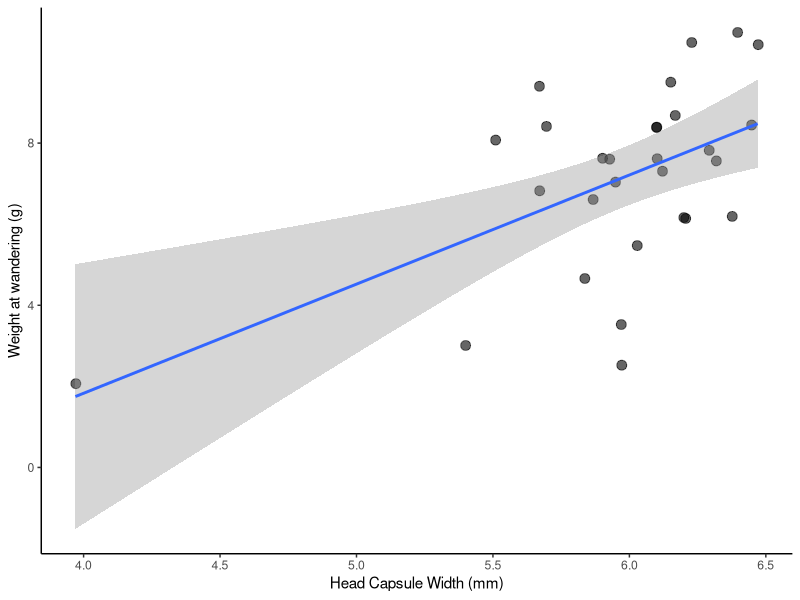
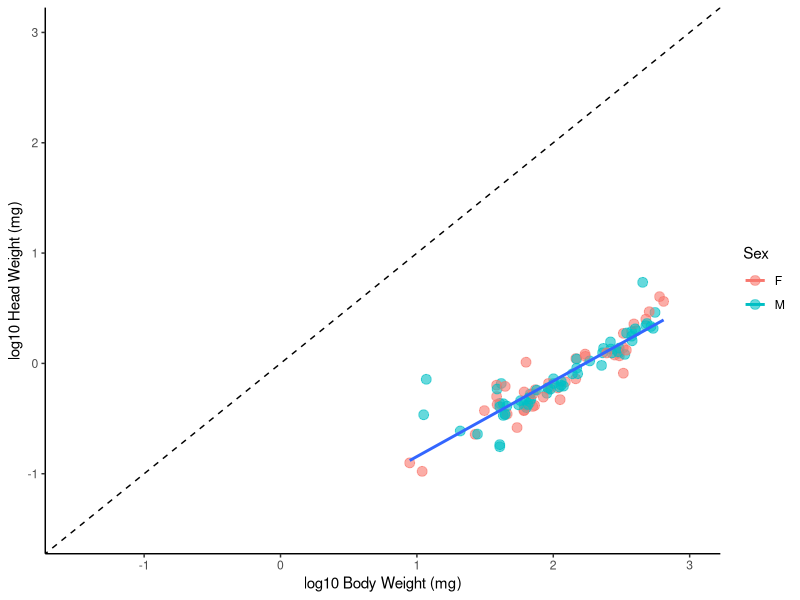
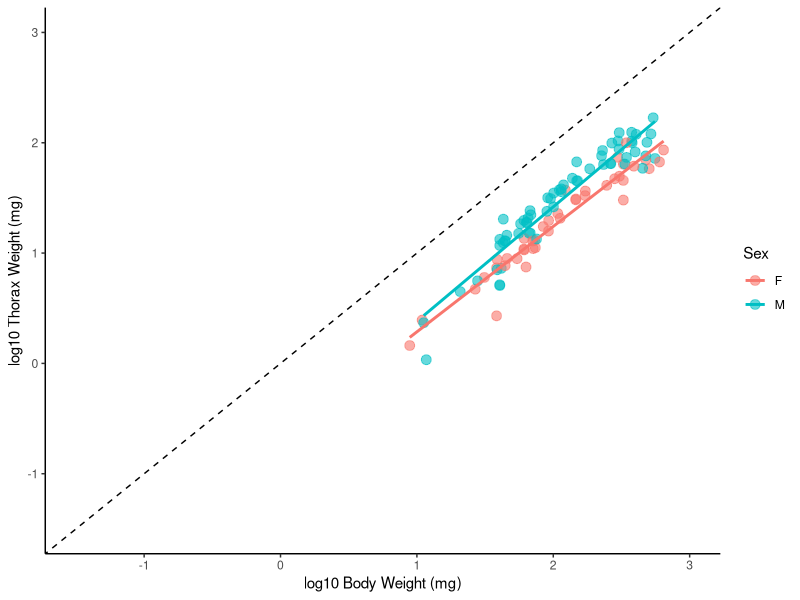
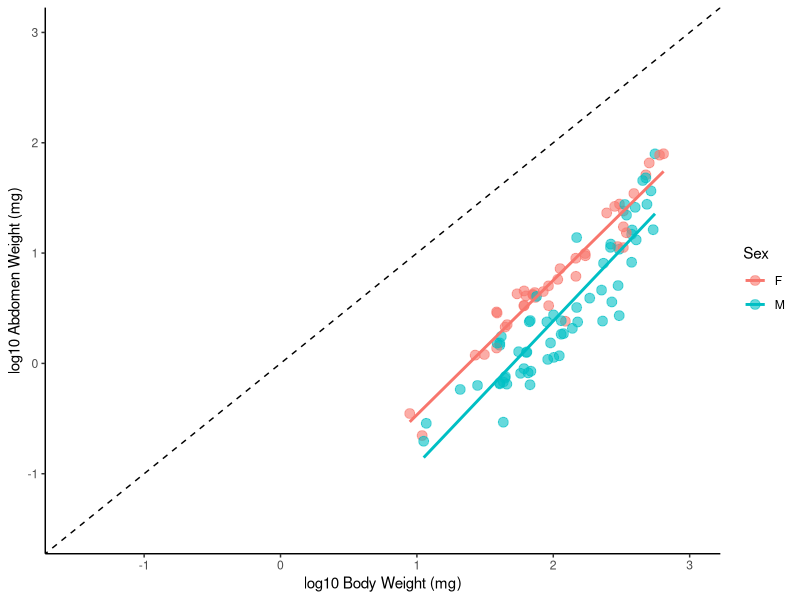
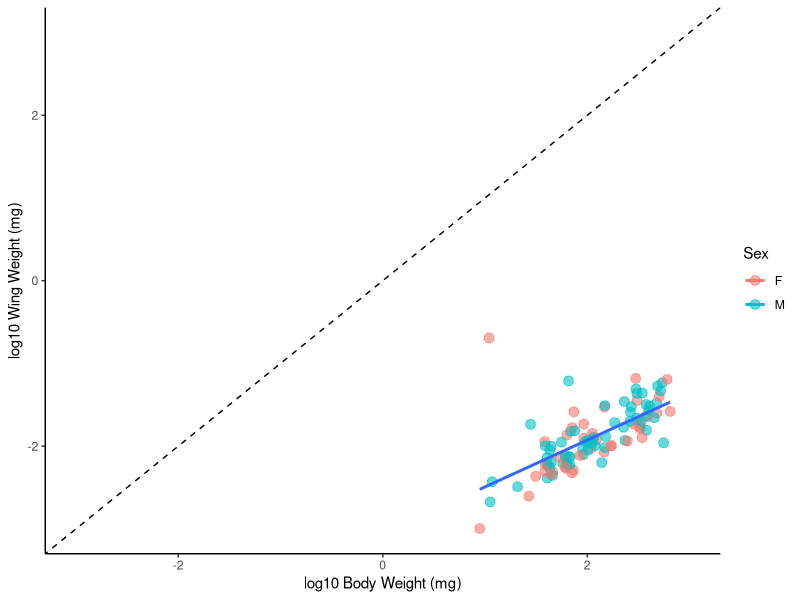
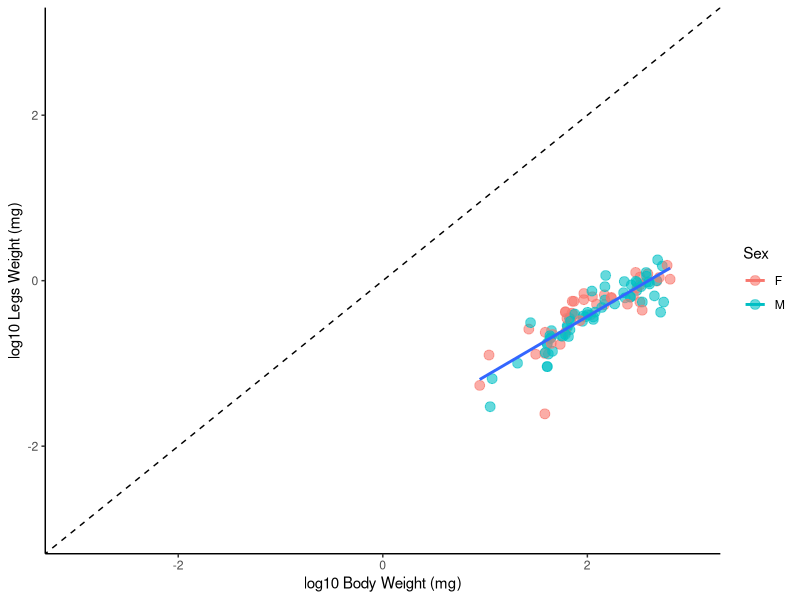
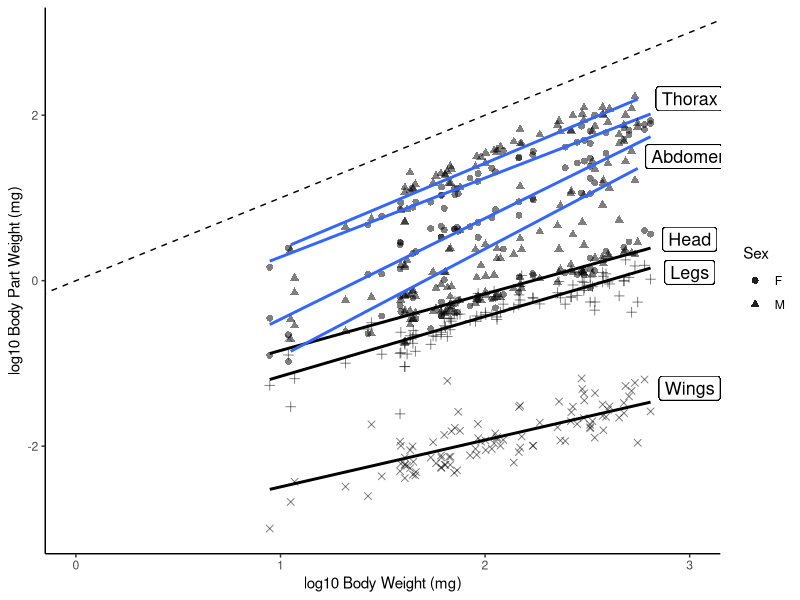
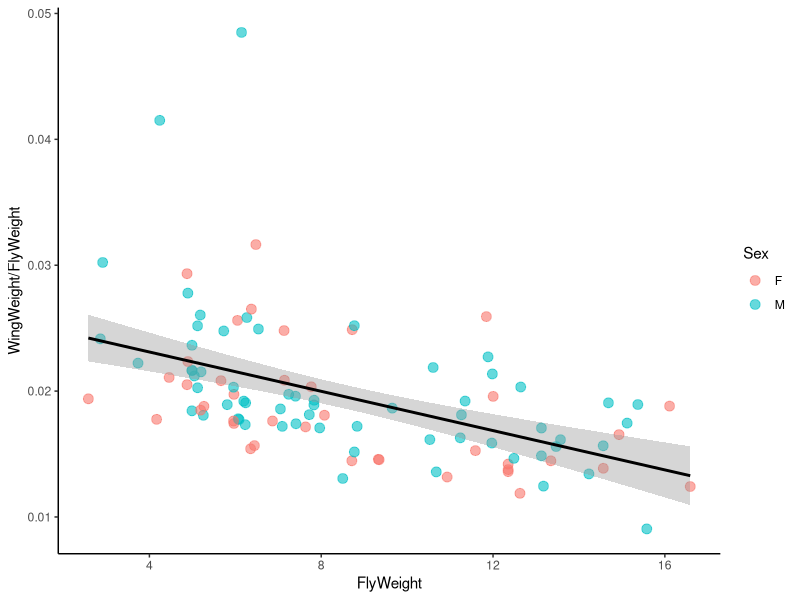

Write R code to recreate these figures, in order.
#Tachinid Competitive and Development Project - Data Exploration
#Keaton Wilson
#2018-02-13
#keatonwilson@me.com

#Packages
library(tidyverse)

#Importing the master data file
tach_master = read_csv(file = "Data/TachDataFull.csv")

#Cleaning up a bit
tach_master = tach_master %>%
  select(-SiblingNumber, -NutritionIndex)
tach_master$Sex = factor(tach_master$Sex)

#First steps: 1. Let's get sibling numbers for each group so we can calculate the nutritional index.
siblings = tach_master %>%
  group_by(CaterpillarID) %>%
  summarize(sib_number = max(FlyID))

#left_Join this
tach_master = tach_master %>%
  left_join(siblings)

#Generating a Nutritional Index that is the head capsule width divided by the number of siblings in a cohort
tach_master = tach_master %>%
  mutate(nut_index = HeadCapsuleWidth/sib_number)

#Let's impute NA values. 
library(caret)
#install.packages("VIM")
library(VIM)


tach_master_impute = as.tibble(kNN(tach_master, variable = colnames(tach_master[8:13]), numFun = "weightedMean"))
tach_master_impute$FlyWeight = as.numeric(tach_master_impute$FlyWeight)



#Exploratory plots!

#Fly weight as a function of sibling number
Fig.1 = ggplot(tach_master_impute, aes(x = sib_number, y = FlyWeight, color = Sex)) +
  geom_jitter(size = 3, alpha = 0.6) +
  theme_classic() +
  geom_smooth(method = "lm", aes(group = 1)) +
  xlab("Cohort Size") +
  ylab("Fly Weight (mg)")

ggsave(Fig.1, file = "./output/Fig.1.pdf", device = "pdf", width = 10, height = 8, units = "in")

#Fly weight as a function of head capsule size
Fig.2 = ggplot(tach_master_impute, aes(x = HeadCapsuleWidth, y = FlyWeight, color = Sex)) +
  geom_jitter(size = 3, alpha = 0.6) +
  theme_classic() +
  geom_smooth(method = "lm", aes(group = 1)) +
  xlab("Host head-capsule width (mm)") +
  ylab("Fly Weight (mg)")

ggsave(Fig.2, file = "./output/Fig.2.pdf", device = "pdf", width = 10, height = 8, units = "in")

#best model seems to be one that includes both, additively.
lm1 = lm(FlyWeight ~ sib_number + HeadCapsuleWidth, data = tach_master_impute)
summary(lm1)
#Also interesting to note how sex doesn't come into play here... it makes the model worse. Indicating that this relationship isn't
#different among the sexes

#Also need to show that there is a positive correlation between head-capsule width and weight @ wander
#Read in bigger data set

head_cap_wander = read_csv(file = "Data/Parasitized Caterpillar Data.csv")
ggplot(head_cap_wander, aes(x = HeadCapsuleWidth, y = WanderWeight)) +
  geom_jitter(size = 3, alpha = 0.6) +
  theme_classic() +
  geom_smooth(method = "lm") +
  xlab("Head Capsule Width (mm)") +
  ylab("Weight at wandering (g)")

lm_head_cap = lm(WanderWeight ~ HeadCapsuleWidth, data = head_cap_wander)

#Not great - but there are a lot of other variables embedded in that - perhaps it's better to use other examples from the literature.

#Ok, now the fun stuff.

#Head weight versus body weight 
ggplot(tach_master_impute, aes(x = log(FlyWeight), y = log(HeadWeight), color = Sex)) +
  geom_point(size = 3, alpha = 0.6) +
  theme_classic() +
  geom_abline(slope = 1, intercept = 0, lty = 2) +
  coord_cartesian(xlim = c(-1.5, 3), ylim = c(-1.5,3)) +
  geom_smooth(method = "lm", se = FALSE, aes(group = 1)) +
  xlab("log10 Body Weight (mg)") +
  ylab("log10 Head Weight (mg)")
  
#No difference between males and females
lmhvb = lm(log(HeadWeight) ~ log(FlyWeight), data = tach_master_impute)
summary(lmhvb)
confint(lmhvb)
#Let's do a Wald's test to check and see if the slope is sig. diff from 1
library(car)
linearHypothesis(lmhvb, "log(FlyWeight) = 1")

#Slope is significantly less than 1. 


#Thorax versus Body  
ggplot(tach_master_impute, aes(x = log(FlyWeight), y = log(ThoraxWeight), color = Sex)) +
  geom_point(size = 3, alpha = 0.6) +
  theme_classic() +
  geom_abline(slope = 1, intercept = 0, lty = 2) +
  coord_cartesian(xlim = c(-1.5, 3), ylim = c(-1.5,3)) +
  geom_smooth(method = "lm", se = FALSE) +
  xlab("log10 Body Weight (mg)") +
  ylab("log10 Thorax Weight (mg)")

#Differences between males and females
lmtvbvs = lm(log(ThoraxWeight) ~ Sex/log(FlyWeight) -1, data = tach_master_impute)
summary(lmtvbvs)
#Testing differences from a slope of 1
linearHypothesis(lmtvbvs, "SexF:log(FlyWeight) = 1")
linearHypothesis(lmtvbvs, "SexM:log(FlyWeight) = 1")


#Yep, Males are significantly higher, no difference in slope though.

#Abdomen versus Body
ggplot(tach_master_impute, aes(x = log(FlyWeight), y = log(AbWeight), color = Sex)) +
  geom_point(size = 3, alpha = 0.6) +
  theme_classic() +
  geom_abline(slope = 1, intercept = 0, lty = 2) +
  coord_cartesian(xlim = c(-1.5, 3), ylim = c(-1.5,3)) +
  geom_smooth(method = "lm", se = FALSE) +
  xlab("log10 Body Weight (mg)") +
  ylab("log10 Abdomen Weight (mg)")

#Things are reversed. Females are significantly higher, no difference in slopes. 
lmavbvs = lm(log(AbWeight) ~ log(FlyWeight) + Sex, data = tach_master_impute)


#Wings versus Body
ggplot(tach_master_impute, aes(x = log(FlyWeight), y = log(WingWeight), color = Sex)) +
  geom_point(size = 3, alpha = 0.6) +
  theme_classic() +
  geom_abline(slope = 1, intercept = 0, lty = 2) +
  coord_cartesian(xlim = c(-3, 3), ylim = c(-3,3)) +
  geom_smooth(method = "lm", se = FALSE, aes(group = 1)) +
  xlab("log10 Body Weight (mg)") +
  ylab("log10 Wing Weight (mg)")

#No difference between males and females

#Legs versus Body
ggplot(tach_master_impute, aes(x = log(FlyWeight), y = log(as.numeric(LegsWeight)), color = Sex)) +
  geom_point(size = 3, alpha = 0.6) +
  theme_classic() +
  geom_abline(slope = 1, intercept = 0, lty = 2) +
  coord_cartesian(xlim = c(-3, 3), ylim = c(-3,3)) +
  geom_smooth(method = "lm", se = FALSE, aes(group = 1)) +
  xlab("log10 Body Weight (mg)") +
  ylab("log10 Legs Weight (mg)")


#Ok, these are rad, and Goggy will love them, I think. 


#Can we do them all on one plot!?
ggplot(tach_master_impute, aes(x = log(FlyWeight), y = log(HeadWeight), shape = Sex)) +
  geom_point(size = 2, alpha = 0.5) +
  geom_smooth(method = "lm", se = FALSE, aes(group = 1), color = "black") +
  geom_point(aes(x = log(FlyWeight), y = log(ThoraxWeight)), size = 2, alpha = 0.5) +
    geom_smooth(method = "lm", se = FALSE, aes(x = log(FlyWeight), y = log(ThoraxWeight))) +
  geom_point(aes(x = log(FlyWeight), y = log(AbWeight)), size = 2, alpha = 0.5) +
    geom_smooth(method = "lm", se = FALSE, aes(x = log(FlyWeight), y = log(AbWeight))) +
  geom_point(aes(x = log(FlyWeight), y = log(WingWeight)), size = 2, alpha = 0.5, shape = 4) +
    geom_smooth(method = "lm", se = FALSE, color = "black", aes(group = 1, x = log(FlyWeight), y = log(WingWeight))) +
  geom_point(aes(x = log(FlyWeight), y = log(as.numeric(LegsWeight))), size = 2, alpha = 0.5, shape = 3) +
    geom_smooth(method = "lm", se = FALSE, color = "black", aes(group = 1, x = log(FlyWeight), y = log(as.numeric(LegsWeight)))) +
  theme_classic() +
  geom_abline(slope = 1, intercept = 0, lty = 2) +
  coord_cartesian(xlim = c(0, 3), ylim = c(-3,3)) +
  xlab("log10 Body Weight (mg)") +
  ylab("log10 Body Part Weight (mg)") +
  geom_label(show.legend = FALSE, aes(x = 3, y = 2.2, label = "Thorax", size = 10), color = "black") +
  geom_label(show.legend = FALSE, aes(x = 3, y = 1.5, label = "Abdomen", size = 10), color = "black") +
  geom_label(show.legend = FALSE, aes(x = 3, y = 0.5, label = "Head", size = 10), color = "black") +
  geom_label(show.legend = FALSE, aes(x = 3, y = 0.1, label = "Legs", size = 10), color = "black") +
  geom_label(show.legend = FALSE, aes(x = 3, y = -1.3, label = "Wings", size = 10), color = "black")


#Better way to make the plot above - but with changes described by Robbie
tach_master_impute
tach_master_impute_long = tach_master_impute %>%
  select(Sex, FlyWeight:WingIntact) %>%
  gather(key = "organ", value = "organ_weight", -Sex, -FlyWeight, -WingIntact)
tach_master_impute_long$organ = factor(tach_master_impute_long$organ)
tach_master_impute_long$organ_weight = as.numeric(tach_master_impute_long$organ_weight)

#The interesting body parts
Fig.3 = tach_master_impute_long %>%
  filter(organ == "ThoraxWeight" | organ == "AbWeight") %>%
ggplot(aes(x = log(FlyWeight), y = log(organ_weight), shape = Sex, color = organ)) +
  geom_point(size = 2, alpha = 0.5) +
  geom_smooth(method = "lm", aes(lty = Sex)) +
  theme_classic() +
  geom_abline(slope = 1, intercept = 0, lty = 3) +
  coord_cartesian(xlim = c(0.5, 3), ylim = c(-3,3)) +
  scale_color_discrete(guide = FALSE) +
  scale_shape_discrete(labels = c("Female", "Male")) +
  scale_linetype_discrete(guide = FALSE) +
  geom_label(show.legend = FALSE, aes(x = 2.95, y = 2.2, label = "Thorax",
                                      size = 9), color = "black") +
  geom_label(show.legend = FALSE, aes(x = 2.95, y = 1.5, label = "Abdomen",
                                      size = 9), color = "black") +
  ylab("log10 Weight (mg)") +
  xlab("log10 Body Weight (mg)")

ggsave(Fig.3, file = "./output/Fig.3.pdf", device = "pdf", width = 10, height = 8, units = "in")


#The rest
Fig.4 = tach_master_impute_long %>%
  filter(organ %in% c("HeadWeight", "WingWeight", "LegsWeight")) %>%
  ggplot(aes(x = log(FlyWeight), y = log(organ_weight), shape = Sex, color = organ)) +
  geom_point(size = 2, alpha = 0.5) +
  geom_smooth(method = "lm", aes(group = organ)) +
  theme_classic() +
  geom_abline(slope = 1, intercept = 0, lty = 3) +
  coord_cartesian(xlim = c(0.5, 3), ylim = c(-3,3)) +
  scale_color_discrete(guide = FALSE) +
  scale_shape_discrete(labels = c("Female", "Male")) +
  scale_linetype_discrete(guide = FALSE) +
  ylab("log10 Weight (mg)") +
  xlab("log10 Body Weight (mg)") +
  geom_label(show.legend = FALSE, aes(x = 2.95, y = 0.5, label = "Head", 
                                      size = 10), color = "black") +
  geom_label(show.legend = FALSE, aes(x = 2.95, y = 0.1, label = "Legs", 
                                      size = 10), color = "black") +
  geom_label(show.legend = FALSE, aes(x = 2.95, y = -1.4, label = "Wings", 
                                      size = 10), color = "black")
  
ggsave(Fig.4, file = "./output/Fig.4.pdf", device = "pdf", width = 10, height = 8, units = "in")

#Didn't he do relative body part size plotted against size?

Fig.5 = ggplot(tach_master_impute, aes(x = FlyWeight, y = HeadWeight/FlyWeight, color = Sex)) +
  geom_point(size = 3, alpha = 0.6) +
  theme_classic() +
  geom_smooth(method = "glm", formula = y ~ poly(x, 2), aes(group = 1), color = "black")

ggsave(Fig.5, file = "./output/Fig.5.pdf", device = "pdf", width = 10, height = 8, units = "in")


Fig.6 = ggplot(tach_master_impute, aes(x = FlyWeight, y = ThoraxWeight/FlyWeight, color = Sex)) +
  geom_point(size = 3, alpha = 0.6) +
  theme_classic() +
  geom_smooth(method = "glm", formula = y ~ poly(x, 2))

ggsave(Fig.6, file = "./output/Fig.6.pdf", device = "pdf", width = 10, height = 8, units = "in")


Fig.7 = ggplot(tach_master_impute, aes(x = FlyWeight, y = AbWeight/FlyWeight, color = Sex)) +
  geom_point(size = 3, alpha = 0.6) +
  theme_classic() +
  geom_smooth(method = "glm")

ggsave(Fig.7, file = "./output/Fig.7.pdf", device = "pdf", width = 10, height = 8, units = "in")



#Seems like there might a wing-weight that is fucked up - outlier removed - should probably remove all data where the wing category is False
ggplot((tach_master_impute %>% filter(WingWeight/FlyWeight < 0.1)), aes(x = FlyWeight, y = WingWeight/FlyWeight, color = Sex)) +
  geom_point(size = 3, alpha = 0.6) +
  theme_classic() +
  geom_smooth(method = "glm", aes(group = 1), color = "black")


ggplot(tach_master_impute, aes(x = FlyWeight, y = as.numeric(LegsWeight)/FlyWeight, color = Sex)) +
  geom_point(size = 3, alpha = 0.6) +
  theme_classic() +
  geom_smooth(method = "glm", color = "black", aes(group = 1))
